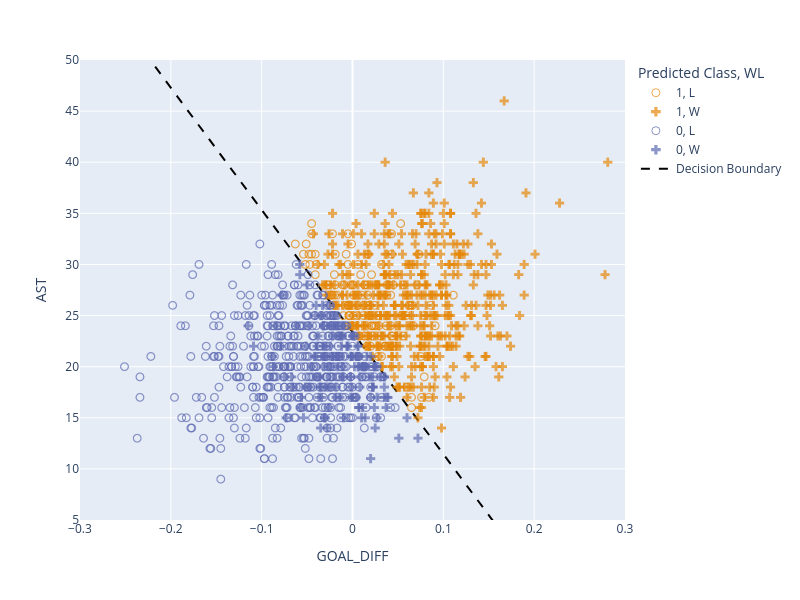

The notebook cell saved with this chart:
### Markdown cell above
We can plot the decision boundary alongside the true class labels, and the predicted class labels.

Notice that there are a lot of misclassifications!

### Code cell
fig = px.scatter(games, x="GOAL_DIFF", y="AST", symbol="WL", 
                 hover_data=['TEAM_NAME', 'TEAM_NAME_OPP'],
                 color="Predicted Class", 
                 symbol_sequence=[ "circle-open", "cross"],
                 opacity=0.7,
                 height=600)
fig.update_traces(marker=dict(size=8))
fig.update_layout(xaxis_range=[-0.3, 0.3], yaxis_range=[5, 50])
# Add the decision boundary to the plot
fig.add_scatter(x=decision_boundary["GOAL_DIFF"], y=decision_boundary["AST"],
                mode="lines", line_color="black", line_dash="dash", 
                name="Decision Boundary")

### Figure 1 — Plotly figure (JSON) as saved in the notebook; plotly's stock layout.template omitted (floating-point values rounded to 4 significant figures; data arrays with more than 128 entries replaced by an {"elided": "..."} marker saying what was removed)
{"data": [{"customdata": {"elided": "130x2 str values"}, "hovertemplate": "Predicted Class=1<br>WL=L<br>GOAL_DIFF=%{x}<br>AST=%{y}<br>TEAM_NAME=%{customdata[0]}<br>TEAM_NAME_OPP=%{customdata[1]}<extra></extra>", "legendgroup": "1, L", "marker": {"color": "rgb(229, 134, 6)", "opacity": 0.7, "size": 8, "symbol": "circle-open"}, "mode": "markers", "name": "1, L", "showlegend": true, "type": "scattergl", "x": {"elided": "130 float values"}, "xaxis": "x", "y": {"elided": "130 int values"}, "yaxis": "y"}, {"customdata": {"elided": "459x2 str values"}, "hovertemplate": "Predicted Class=1<br>WL=W<br>GOAL_DIFF=%{x}<br>AST=%{y}<br>TEAM_NAME=%{customdata[0]}<br>TEAM_NAME_OPP=%{customdata[1]}<extra></extra>", "legendgroup": "1, W", "marker": {"color": "rgb(229, 134, 6)", "opacity": 0.7, "size": 8, "symbol": "cross"}, "mode": "markers", "name": "1, W", "showlegend": true, "type": "scattergl", "x": {"elided": "459 float values"}, "xaxis": "x", "y": {"elided": "459 int values"}, "yaxis": "y"}, {"customdata": {"elided": "495x2 str values"}, "hovertemplate": "Predicted Class=0<br>WL=L<br>GOAL_DIFF=%{x}<br>AST=%{y}<br>TEAM_NAME=%{customdata[0]}<br>TEAM_NAME_OPP=%{customdata[1]}<extra></extra>", "legendgroup": "0, L", "marker": {"color": "rgb(93, 105, 177)", "opacity": 0.7, "size": 8, "symbol": "circle-open"}, "mode": "markers", "name": "0, L", "showlegend": true, "type": "scattergl", "x": {"elided": "495 float values"}, "xaxis": "x", "y": {"elided": "495 int values"}, "yaxis": "y"}, {"customdata": {"elided": "146x2 str values"}, "hovertemplate": "Predicted Class=0<br>WL=W<br>GOAL_DIFF=%{x}<br>AST=%{y}<br>TEAM_NAME=%{customdata[0]}<br>TEAM_NAME_OPP=%{customdata[1]}<extra></extra>", "legendgroup": "0, W", "marker": {"color": "rgb(93, 105, 177)", "opacity": 0.7, "size": 8, "symbol": "cross"}, "mode": "markers", "name": "0, W", "showlegend": true, "type": "scattergl", "x": {"elided": "146 float values"}, "xaxis": "x", "y": {"elided": "146 int values"}, "yaxis": "y"}, {"line": {"color": "black", "dash": "dash"}, "mode": "lines", "name": "Decision Boundary", "type": "scatter", "x": [-0.3, -0.2939, -0.2879, -0.2818, -0.2758, -0.2697, -0.2636, -0.2576, -0.2515, -0.2455, -0.2394, -0.2333, -0.2273, -0.2212, -0.2152, -0.2091, -0.203, -0.197, -0.1909, -0.1848, -0.1788, -0.1727, -0.1667, -0.1606, -0.1545, -0.1485, -0.1424, -0.1364, -0.1303, -0.1242, -0.1182, -0.1121, -0.1061, -0.1, -0.09394, -0.08788, -0.08182, -0.07576, -0.0697, -0.06364, -0.05758, -0.05152, -0.04545, -0.03939, -0.03333, -0.02727, -0.02121, -0.01515, -0.009091, -0.00303, 0.00303, 0.009091, 0.01515, 0.02121, 0.02727, 0.03333, 0.03939, 0.04545, 0.05152, 0.05758, 0.06364, 0.0697, 0.07576, 0.08182, 0.08788, 0.09394, 0.1, 0.1061, 0.1121, 0.1182, 0.1242, 0.1303, 0.1364, 0.1424, 0.1485, 0.1545, 0.1606, 0.1667, 0.1727, 0.1788, 0.1848, 0.1909, 0.197, 0.203, 0.2091, 0.2152, 0.2212, 0.2273, 0.2333, 0.2394, 0.2455, 0.2515, 0.2576, 0.2636, 0.2697, 0.2758, 0.2818, 0.2879, 0.2939, 0.3], "y": [59.23, 58.51, 57.79, 57.06, 56.34, 55.61, 54.89, 54.17, 53.44, 52.72, 51.99, 51.27, 50.55, 49.82, 49.1, 48.37, 47.65, 46.93, 46.2, 45.48, 44.75, 44.03, 43.31, 42.58, 41.86, 41.13, 40.41, 39.68, 38.96, 38.24, 37.51, 36.79, 36.06, 35.34, 34.62, 33.89, 33.17, 32.44, 31.72, 31.0, 30.27, 29.55, 28.82, 28.1, 27.38, 26.65, 25.93, 25.2, 24.48, 23.76, 23.03, 22.31, 21.58, 20.86, 20.13, 19.41, 18.69, 17.96, 17.24, 16.51, 15.79, 15.07, 14.34, 13.62, 12.89, 12.17, 11.45, 10.72, 9.998, 9.274, 8.55, 7.826, 7.102, 6.378, 5.654, 4.929, 4.205, 3.481, 2.757, 2.033, 1.309, 0.585, -0.1391, -0.8631, -1.587, -2.311, -3.035, -3.759, -4.483, -5.208, -5.932, -6.656, -7.38, -8.104, -8.828, -9.552, -10.28, -11.0, -11.72, -12.45]}], "layout": {"height": 600, "legend": {"title": {"text": "Predicted Class, WL"}, "tracegroupgap": 0}, "margin": {"t": 60}, "width": 800, "xaxis": {"anchor": "y", "domain": [0.0, 1.0], "range": [-0.3, 0.3], "title": {"text": "GOAL_DIFF"}}, "yaxis": {"anchor": "x", "domain": [0.0, 1.0], "range": [5, 50], "title": {"text": "AST"}}}}
